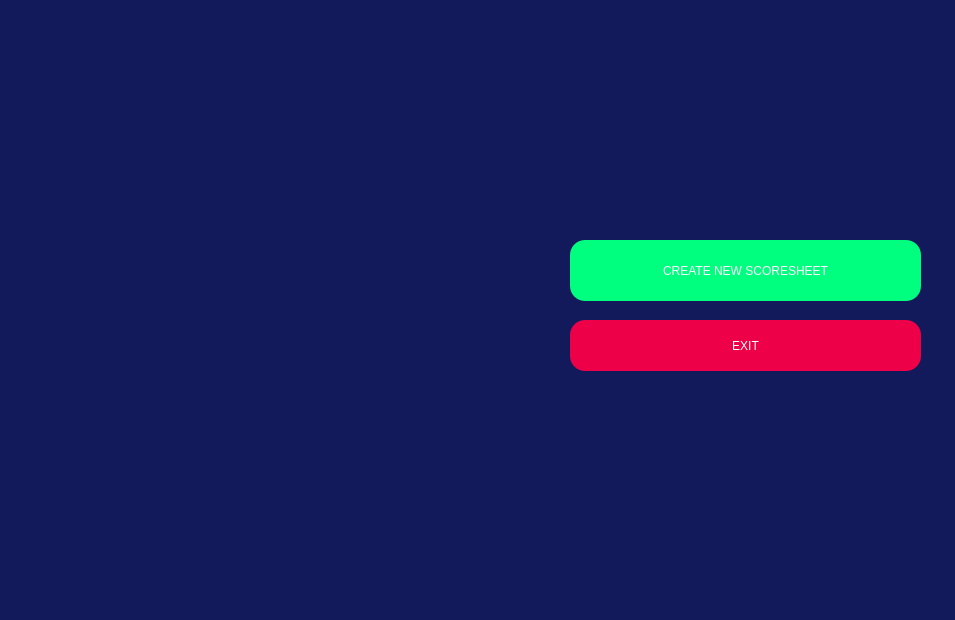
<?xml version="1.0" encoding="UTF-8"?>
<ui version="4.0">
 <class>MainWindow</class>
 <widget class="QMainWindow" name="MainWindow">
  <property name="geometry">
   <rect>
    <x>0</x>
    <y>0</y>
    <width>955</width>
    <height>620</height>
   </rect>
  </property>
  <property name="windowTitle">
   <string>MainWindow</string>
  </property>
  <property name="styleSheet">
   <string notr="true">
background-color: rgb(19, 26, 92);
border-radius:30px;</string>
  </property>
  <widget class="QWidget" name="centralwidget">
   <widget class="QPushButton" name="pushButton_2">
    <property name="geometry">
     <rect>
      <x>570</x>
      <y>320</y>
      <width>351</width>
      <height>51</height>
     </rect>
    </property>
    <property name="styleSheet">
     <string notr="true">color: rgb(255, 255, 255);
background-color: rgb(237, 0, 71);
font: 700 16pt &quot;Cascadia Code&quot;;
border-radius: 15px; 
</string>
    </property>
    <property name="text">
     <string>EXIT</string>
    </property>
   </widget>
   <widget class="QPushButton" name="pushButton">
    <property name="geometry">
     <rect>
      <x>570</x>
      <y>240</y>
      <width>351</width>
      <height>61</height>
     </rect>
    </property>
    <property name="styleSheet">
     <string notr="true">color: rgb(255, 255, 255);
/*background-color: rgb(237, 0, 71);*/
background-color: rgb(0, 255, 127);
font: 700 16pt &quot;Cascadia Code&quot;;
border-radius: 15px; 
</string>
    </property>
    <property name="text">
     <string>CREATE NEW SCORESHEET</string>
    </property>
   </widget>
   <widget class="QWidget" name="widget" native="true">
    <property name="geometry">
     <rect>
      <x>60</x>
      <y>60</y>
      <width>471</width>
      <height>451</height>
     </rect>
    </property>
    <property name="styleSheet">
     <string notr="true">border-image: url(:/h.png);</string>
    </property>
   </widget>
  </widget>
  <widget class="QMenuBar" name="menubar">
   <property name="geometry">
    <rect>
     <x>0</x>
     <y>0</y>
     <width>955</width>
     <height>25</height>
    </rect>
   </property>
  </widget>
  <widget class="QStatusBar" name="statusbar"/>
 </widget>
 <resources/>
 <connections/>
</ui>
